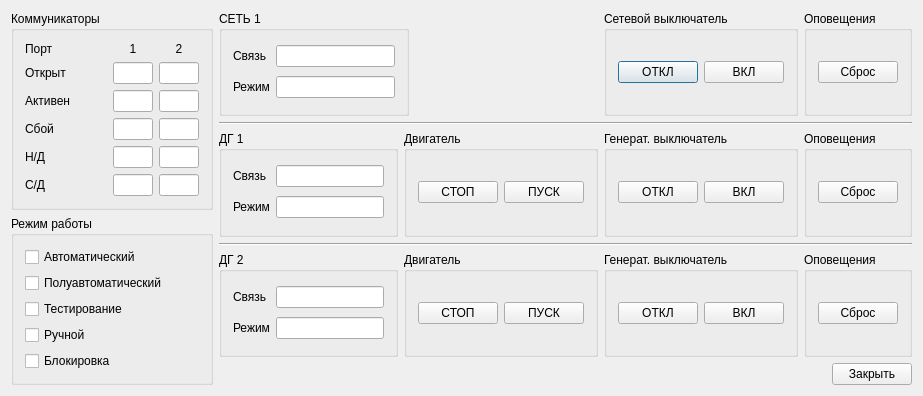
<?xml version="1.0" encoding="UTF-8"?>
<ui version="4.0">
 <class>DlgDeses</class>
 <widget class="QDialog" name="DlgDeses">
  <property name="geometry">
   <rect>
    <x>0</x>
    <y>0</y>
    <width>923</width>
    <height>379</height>
   </rect>
  </property>
  <property name="sizePolicy">
   <sizepolicy hsizetype="Minimum" vsizetype="Minimum">
    <horstretch>0</horstretch>
    <verstretch>0</verstretch>
   </sizepolicy>
  </property>
  <property name="windowTitle">
   <string>Данные от ДЭС</string>
  </property>
  <layout class="QGridLayout" name="gridLayout_7">
   <item row="0" column="0" rowspan="2">
    <layout class="QVBoxLayout" name="verticalLayout_3">
     <item>
      <widget class="QGroupBox" name="groupPorts">
       <property name="title">
        <string>Коммуникаторы</string>
       </property>
       <layout class="QGridLayout" name="gridLayout">
        <item row="5" column="1">
         <widget class="QLineEdit" name="port1BadData">
          <property name="enabled">
           <bool>true</bool>
          </property>
          <property name="minimumSize">
           <size>
            <width>40</width>
            <height>0</height>
           </size>
          </property>
          <property name="maximumSize">
           <size>
            <width>40</width>
            <height>32767</height>
           </size>
          </property>
          <property name="alignment">
           <set>Qt::AlignCenter</set>
          </property>
          <property name="readOnly">
           <bool>true</bool>
          </property>
         </widget>
        </item>
        <item row="0" column="0">
         <widget class="QLabel" name="textLabelPort">
          <property name="text">
           <string>Порт</string>
          </property>
          <property name="wordWrap">
           <bool>false</bool>
          </property>
         </widget>
        </item>
        <item row="0" column="1">
         <widget class="QLabel" name="textLabelPort1">
          <property name="text">
           <string>1</string>
          </property>
          <property name="alignment">
           <set>Qt::AlignCenter</set>
          </property>
          <property name="wordWrap">
           <bool>false</bool>
          </property>
         </widget>
        </item>
        <item row="0" column="2">
         <widget class="QLabel" name="textLabelPort2">
          <property name="text">
           <string>2</string>
          </property>
          <property name="alignment">
           <set>Qt::AlignCenter</set>
          </property>
          <property name="wordWrap">
           <bool>false</bool>
          </property>
         </widget>
        </item>
        <item row="1" column="0">
         <widget class="QLabel" name="textPortOpen">
          <property name="text">
           <string>Открыт</string>
          </property>
          <property name="wordWrap">
           <bool>false</bool>
          </property>
         </widget>
        </item>
        <item row="1" column="1">
         <widget class="QLineEdit" name="port1Opened">
          <property name="enabled">
           <bool>true</bool>
          </property>
          <property name="minimumSize">
           <size>
            <width>40</width>
            <height>0</height>
           </size>
          </property>
          <property name="maximumSize">
           <size>
            <width>40</width>
            <height>32767</height>
           </size>
          </property>
          <property name="alignment">
           <set>Qt::AlignCenter</set>
          </property>
          <property name="readOnly">
           <bool>true</bool>
          </property>
         </widget>
        </item>
        <item row="1" column="2">
         <widget class="QLineEdit" name="port2Opened">
          <property name="enabled">
           <bool>true</bool>
          </property>
          <property name="minimumSize">
           <size>
            <width>40</width>
            <height>0</height>
           </size>
          </property>
          <property name="maximumSize">
           <size>
            <width>40</width>
            <height>32767</height>
           </size>
          </property>
          <property name="alignment">
           <set>Qt::AlignCenter</set>
          </property>
          <property name="readOnly">
           <bool>true</bool>
          </property>
         </widget>
        </item>
        <item row="2" column="0">
         <widget class="QLabel" name="textPortActive">
          <property name="text">
           <string>Активен</string>
          </property>
          <property name="wordWrap">
           <bool>false</bool>
          </property>
         </widget>
        </item>
        <item row="2" column="1">
         <widget class="QLineEdit" name="port1Active">
          <property name="enabled">
           <bool>true</bool>
          </property>
          <property name="minimumSize">
           <size>
            <width>40</width>
            <height>0</height>
           </size>
          </property>
          <property name="maximumSize">
           <size>
            <width>40</width>
            <height>32767</height>
           </size>
          </property>
          <property name="alignment">
           <set>Qt::AlignCenter</set>
          </property>
          <property name="readOnly">
           <bool>true</bool>
          </property>
         </widget>
        </item>
        <item row="2" column="2">
         <widget class="QLineEdit" name="port2Active">
          <property name="enabled">
           <bool>true</bool>
          </property>
          <property name="minimumSize">
           <size>
            <width>40</width>
            <height>0</height>
           </size>
          </property>
          <property name="maximumSize">
           <size>
            <width>40</width>
            <height>32767</height>
           </size>
          </property>
          <property name="alignment">
           <set>Qt::AlignCenter</set>
          </property>
          <property name="readOnly">
           <bool>true</bool>
          </property>
         </widget>
        </item>
        <item row="3" column="0">
         <widget class="QLabel" name="textPortFail">
          <property name="text">
           <string>Сбой</string>
          </property>
          <property name="wordWrap">
           <bool>false</bool>
          </property>
         </widget>
        </item>
        <item row="3" column="1">
         <widget class="QLineEdit" name="port1Fail">
          <property name="enabled">
           <bool>true</bool>
          </property>
          <property name="minimumSize">
           <size>
            <width>40</width>
            <height>0</height>
           </size>
          </property>
          <property name="maximumSize">
           <size>
            <width>40</width>
            <height>32767</height>
           </size>
          </property>
          <property name="alignment">
           <set>Qt::AlignCenter</set>
          </property>
          <property name="readOnly">
           <bool>true</bool>
          </property>
         </widget>
        </item>
        <item row="3" column="2">
         <widget class="QLineEdit" name="port2Fail">
          <property name="enabled">
           <bool>true</bool>
          </property>
          <property name="minimumSize">
           <size>
            <width>40</width>
            <height>0</height>
           </size>
          </property>
          <property name="maximumSize">
           <size>
            <width>40</width>
            <height>32767</height>
           </size>
          </property>
          <property name="alignment">
           <set>Qt::AlignCenter</set>
          </property>
          <property name="readOnly">
           <bool>true</bool>
          </property>
         </widget>
        </item>
        <item row="4" column="0">
         <widget class="QLabel" name="textPortNoData">
          <property name="text">
           <string>Н/Д</string>
          </property>
          <property name="wordWrap">
           <bool>false</bool>
          </property>
         </widget>
        </item>
        <item row="4" column="1">
         <widget class="QLineEdit" name="port1NoData">
          <property name="enabled">
           <bool>true</bool>
          </property>
          <property name="minimumSize">
           <size>
            <width>40</width>
            <height>0</height>
           </size>
          </property>
          <property name="maximumSize">
           <size>
            <width>40</width>
            <height>32767</height>
           </size>
          </property>
          <property name="alignment">
           <set>Qt::AlignCenter</set>
          </property>
          <property name="readOnly">
           <bool>true</bool>
          </property>
         </widget>
        </item>
        <item row="4" column="2">
         <widget class="QLineEdit" name="port2NoData">
          <property name="enabled">
           <bool>true</bool>
          </property>
          <property name="minimumSize">
           <size>
            <width>40</width>
            <height>0</height>
           </size>
          </property>
          <property name="maximumSize">
           <size>
            <width>40</width>
            <height>32767</height>
           </size>
          </property>
          <property name="alignment">
           <set>Qt::AlignCenter</set>
          </property>
          <property name="readOnly">
           <bool>true</bool>
          </property>
         </widget>
        </item>
        <item row="5" column="0">
         <widget class="QLabel" name="textPortBadData">
          <property name="text">
           <string>С/Д</string>
          </property>
          <property name="wordWrap">
           <bool>false</bool>
          </property>
         </widget>
        </item>
        <item row="5" column="2">
         <widget class="QLineEdit" name="port2BadData">
          <property name="enabled">
           <bool>true</bool>
          </property>
          <property name="minimumSize">
           <size>
            <width>40</width>
            <height>0</height>
           </size>
          </property>
          <property name="maximumSize">
           <size>
            <width>40</width>
            <height>32767</height>
           </size>
          </property>
          <property name="alignment">
           <set>Qt::AlignCenter</set>
          </property>
          <property name="readOnly">
           <bool>true</bool>
          </property>
         </widget>
        </item>
       </layout>
      </widget>
     </item>
     <item>
      <widget class="QGroupBox" name="groupRegime">
       <property name="title">
        <string>Режим работы</string>
       </property>
       <layout class="QVBoxLayout" name="verticalLayout_2">
        <item>
         <widget class="QCheckBox" name="checkRegime1">
          <property name="text">
           <string>Автоматический</string>
          </property>
         </widget>
        </item>
        <item>
         <widget class="QCheckBox" name="checkRegime2">
          <property name="text">
           <string>Полуавтоматический</string>
          </property>
         </widget>
        </item>
        <item>
         <widget class="QCheckBox" name="checkRegime3">
          <property name="text">
           <string>Тестирование</string>
          </property>
         </widget>
        </item>
        <item>
         <widget class="QCheckBox" name="checkRegime4">
          <property name="text">
           <string>Ручной</string>
          </property>
         </widget>
        </item>
        <item>
         <widget class="QCheckBox" name="checkRegime5">
          <property name="text">
           <string>Блокировка</string>
          </property>
         </widget>
        </item>
       </layout>
      </widget>
     </item>
    </layout>
   </item>
   <item row="0" column="1">
    <layout class="QVBoxLayout" name="verticalLayout">
     <item>
      <layout class="QHBoxLayout" name="horizontalLayoutMains1">
       <item>
        <widget class="QGroupBox" name="groupMains">
         <property name="title">
          <string>СЕТЬ 1</string>
         </property>
         <layout class="QGridLayout" name="gridLayout_5">
          <item row="0" column="0">
           <widget class="QLabel" name="textWorkMn1">
            <property name="text">
             <string>Связь</string>
            </property>
            <property name="wordWrap">
             <bool>false</bool>
            </property>
           </widget>
          </item>
          <item row="0" column="1">
           <widget class="QLineEdit" name="mnWork1">
            <property name="enabled">
             <bool>true</bool>
            </property>
            <property name="alignment">
             <set>Qt::AlignCenter</set>
            </property>
            <property name="readOnly">
             <bool>true</bool>
            </property>
           </widget>
          </item>
          <item row="1" column="0">
           <widget class="QLabel" name="textRegimeMn1">
            <property name="text">
             <string>Режим</string>
            </property>
            <property name="wordWrap">
             <bool>false</bool>
            </property>
           </widget>
          </item>
          <item row="1" column="1">
           <widget class="QLineEdit" name="mnRegime1">
            <property name="enabled">
             <bool>true</bool>
            </property>
            <property name="alignment">
             <set>Qt::AlignCenter</set>
            </property>
            <property name="readOnly">
             <bool>true</bool>
            </property>
           </widget>
          </item>
         </layout>
        </widget>
       </item>
       <item>
        <spacer name="horizontalSpacerMains1">
         <property name="orientation">
          <enum>Qt::Horizontal</enum>
         </property>
         <property name="sizeHint" stdset="0">
          <size>
           <width>40</width>
           <height>20</height>
          </size>
         </property>
        </spacer>
       </item>
       <item>
        <widget class="QGroupBox" name="groupMainsMB">
         <property name="title">
          <string>Сетевой выключатель</string>
         </property>
         <layout class="QHBoxLayout" name="horizontalLayout_4">
          <item>
           <widget class="QPushButton" name="pushOffMB1">
            <property name="text">
             <string>ОТКЛ</string>
            </property>
            <property name="checkable">
             <bool>true</bool>
            </property>
           </widget>
          </item>
          <item>
           <widget class="QPushButton" name="pushOnMB1">
            <property name="text">
             <string>ВКЛ</string>
            </property>
            <property name="checkable">
             <bool>true</bool>
            </property>
           </widget>
          </item>
         </layout>
        </widget>
       </item>
       <item>
        <widget class="QGroupBox" name="groupMainsReset">
         <property name="title">
          <string>Оповещения</string>
         </property>
         <layout class="QHBoxLayout" name="horizontalLayout_2">
          <item>
           <widget class="QPushButton" name="pushResetMns1">
            <property name="text">
             <string>Сброс</string>
            </property>
           </widget>
          </item>
         </layout>
        </widget>
       </item>
      </layout>
     </item>
     <item>
      <widget class="Line" name="line">
       <property name="orientation">
        <enum>Qt::Horizontal</enum>
       </property>
      </widget>
     </item>
     <item>
      <layout class="QGridLayout" name="gridLayoutDg1">
       <item row="0" column="2">
        <widget class="QGroupBox" name="groupDg1Run">
         <property name="title">
          <string>Двигатель</string>
         </property>
         <layout class="QHBoxLayout" name="horizontalLayout_11">
          <item>
           <widget class="QPushButton" name="pushOffEngine1">
            <property name="text">
             <string>СТОП</string>
            </property>
            <property name="checkable">
             <bool>true</bool>
            </property>
           </widget>
          </item>
          <item>
           <widget class="QPushButton" name="pushOnEngine1">
            <property name="text">
             <string>ПУСК</string>
            </property>
            <property name="checkable">
             <bool>true</bool>
            </property>
           </widget>
          </item>
         </layout>
        </widget>
       </item>
       <item row="0" column="0">
        <widget class="QGroupBox" name="groupDg1">
         <property name="title">
          <string>ДГ 1</string>
         </property>
         <layout class="QGridLayout" name="gridLayout_3">
          <item row="1" column="0">
           <widget class="QLabel" name="textWorkDg1">
            <property name="text">
             <string>Связь</string>
            </property>
            <property name="wordWrap">
             <bool>false</bool>
            </property>
           </widget>
          </item>
          <item row="1" column="1">
           <widget class="QLineEdit" name="dgWork1">
            <property name="enabled">
             <bool>true</bool>
            </property>
            <property name="alignment">
             <set>Qt::AlignCenter</set>
            </property>
            <property name="readOnly">
             <bool>true</bool>
            </property>
           </widget>
          </item>
          <item row="2" column="0">
           <widget class="QLabel" name="textRegimeDg1">
            <property name="text">
             <string>Режим</string>
            </property>
            <property name="wordWrap">
             <bool>false</bool>
            </property>
           </widget>
          </item>
          <item row="2" column="1">
           <widget class="QLineEdit" name="dgRegime1">
            <property name="enabled">
             <bool>true</bool>
            </property>
            <property name="alignment">
             <set>Qt::AlignCenter</set>
            </property>
            <property name="readOnly">
             <bool>true</bool>
            </property>
           </widget>
          </item>
         </layout>
        </widget>
       </item>
       <item row="0" column="4">
        <widget class="QGroupBox" name="groupDg1Reset">
         <property name="title">
          <string>Оповещения</string>
         </property>
         <layout class="QHBoxLayout" name="horizontalLayout_6">
          <item>
           <widget class="QPushButton" name="pushResetDgs1">
            <property name="text">
             <string>Сброс</string>
            </property>
           </widget>
          </item>
         </layout>
        </widget>
       </item>
       <item row="0" column="3">
        <widget class="QGroupBox" name="groupDg1GB">
         <property name="title">
          <string>Генерат. выключатель</string>
         </property>
         <layout class="QHBoxLayout" name="horizontalLayout_5">
          <item>
           <widget class="QPushButton" name="pushOffGB1">
            <property name="text">
             <string>ОТКЛ</string>
            </property>
            <property name="checkable">
             <bool>true</bool>
            </property>
           </widget>
          </item>
          <item>
           <widget class="QPushButton" name="pushOnGB1">
            <property name="text">
             <string>ВКЛ</string>
            </property>
            <property name="checkable">
             <bool>true</bool>
            </property>
           </widget>
          </item>
         </layout>
        </widget>
       </item>
      </layout>
     </item>
     <item>
      <widget class="Line" name="line_2">
       <property name="orientation">
        <enum>Qt::Horizontal</enum>
       </property>
      </widget>
     </item>
     <item>
      <layout class="QGridLayout" name="gridLayoutDg2">
       <item row="0" column="4">
        <widget class="QGroupBox" name="groupDg2Reset">
         <property name="title">
          <string>Оповещения</string>
         </property>
         <layout class="QHBoxLayout" name="horizontalLayout_9">
          <item>
           <widget class="QPushButton" name="pushResetDgs2">
            <property name="text">
             <string>Сброс</string>
            </property>
           </widget>
          </item>
         </layout>
        </widget>
       </item>
       <item row="0" column="2">
        <widget class="QGroupBox" name="groupDg2Run">
         <property name="title">
          <string>Двигатель</string>
         </property>
         <layout class="QHBoxLayout" name="horizontalLayout_12">
          <item>
           <widget class="QPushButton" name="pushOffEngine2">
            <property name="text">
             <string>СТОП</string>
            </property>
            <property name="checkable">
             <bool>true</bool>
            </property>
           </widget>
          </item>
          <item>
           <widget class="QPushButton" name="pushOnEngine2">
            <property name="text">
             <string>ПУСК</string>
            </property>
            <property name="checkable">
             <bool>true</bool>
            </property>
           </widget>
          </item>
         </layout>
        </widget>
       </item>
       <item row="0" column="0">
        <widget class="QGroupBox" name="groupDg2">
         <property name="title">
          <string>ДГ 2</string>
         </property>
         <layout class="QGridLayout" name="gridLayout_4">
          <item row="0" column="0">
           <widget class="QLabel" name="textWorkDg2">
            <property name="text">
             <string>Связь</string>
            </property>
            <property name="wordWrap">
             <bool>false</bool>
            </property>
           </widget>
          </item>
          <item row="0" column="1">
           <widget class="QLineEdit" name="dgWork2">
            <property name="enabled">
             <bool>true</bool>
            </property>
            <property name="alignment">
             <set>Qt::AlignCenter</set>
            </property>
            <property name="readOnly">
             <bool>true</bool>
            </property>
           </widget>
          </item>
          <item row="1" column="0">
           <widget class="QLabel" name="textRegimeDg2">
            <property name="text">
             <string>Режим</string>
            </property>
            <property name="wordWrap">
             <bool>false</bool>
            </property>
           </widget>
          </item>
          <item row="1" column="1">
           <widget class="QLineEdit" name="dgRegime2">
            <property name="enabled">
             <bool>true</bool>
            </property>
            <property name="alignment">
             <set>Qt::AlignCenter</set>
            </property>
            <property name="readOnly">
             <bool>true</bool>
            </property>
           </widget>
          </item>
         </layout>
        </widget>
       </item>
       <item row="0" column="3">
        <widget class="QGroupBox" name="groupDg2GB">
         <property name="title">
          <string>Генерат. выключатель</string>
         </property>
         <layout class="QHBoxLayout" name="horizontalLayout_8">
          <item>
           <widget class="QPushButton" name="pushOffGB2">
            <property name="text">
             <string>ОТКЛ</string>
            </property>
            <property name="checkable">
             <bool>true</bool>
            </property>
           </widget>
          </item>
          <item>
           <widget class="QPushButton" name="pushOnGB2">
            <property name="text">
             <string>ВКЛ</string>
            </property>
            <property name="checkable">
             <bool>true</bool>
            </property>
           </widget>
          </item>
         </layout>
        </widget>
       </item>
      </layout>
     </item>
    </layout>
   </item>
   <item row="1" column="1">
    <layout class="QHBoxLayout" name="horizontalLayout">
     <item>
      <spacer name="horizontalSpacer">
       <property name="orientation">
        <enum>Qt::Horizontal</enum>
       </property>
       <property name="sizeHint" stdset="0">
        <size>
         <width>40</width>
         <height>20</height>
        </size>
       </property>
      </spacer>
     </item>
     <item>
      <widget class="QPushButton" name="pushClose">
       <property name="text">
        <string>Закрыть</string>
       </property>
      </widget>
     </item>
    </layout>
   </item>
  </layout>
 </widget>
 <layoutdefault spacing="6" margin="11"/>
 <pixmapfunction>qPixmapFromMimeSource</pixmapfunction>
 <resources/>
 <connections/>
</ui>
